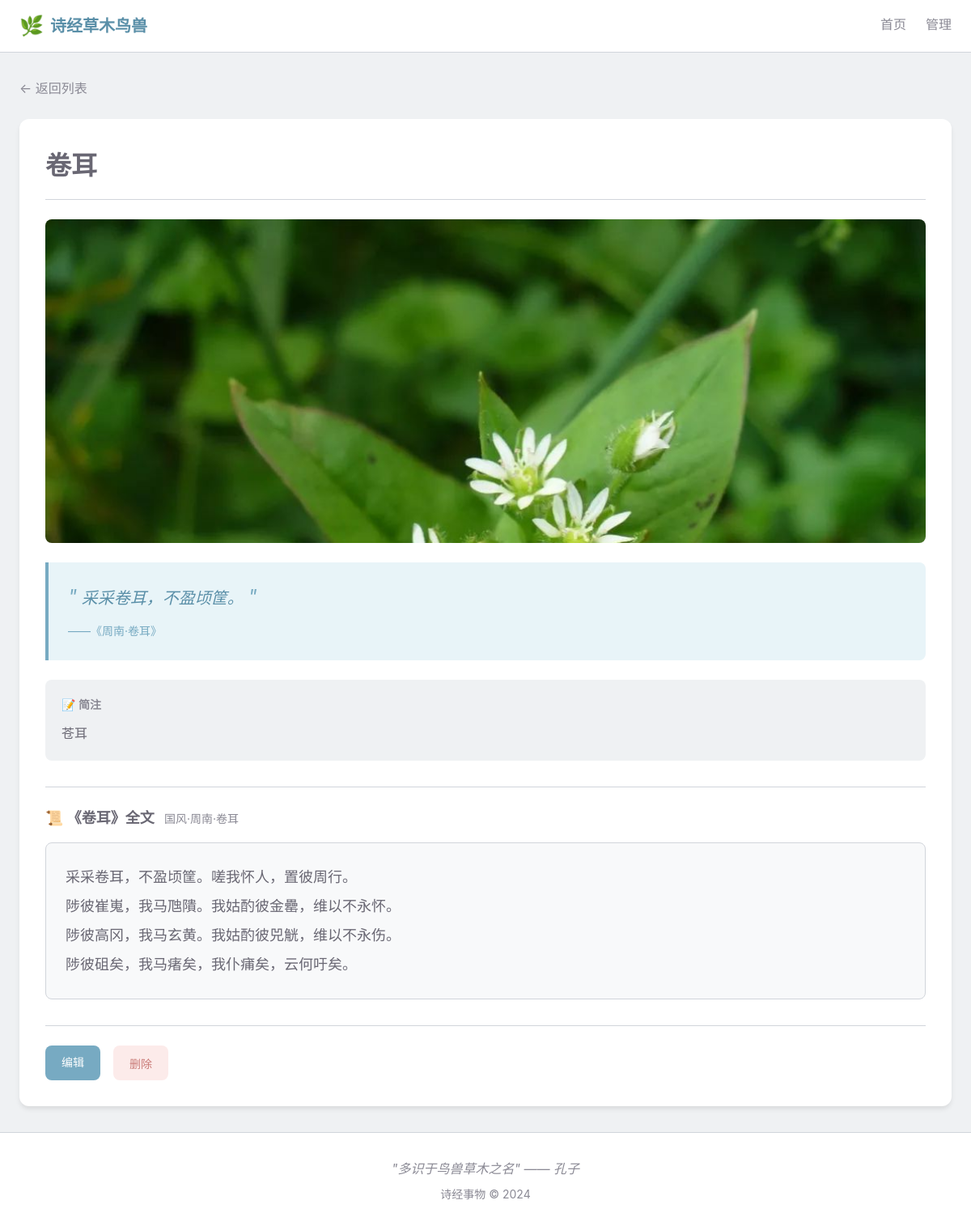
Before: /item/11 with the older database file.
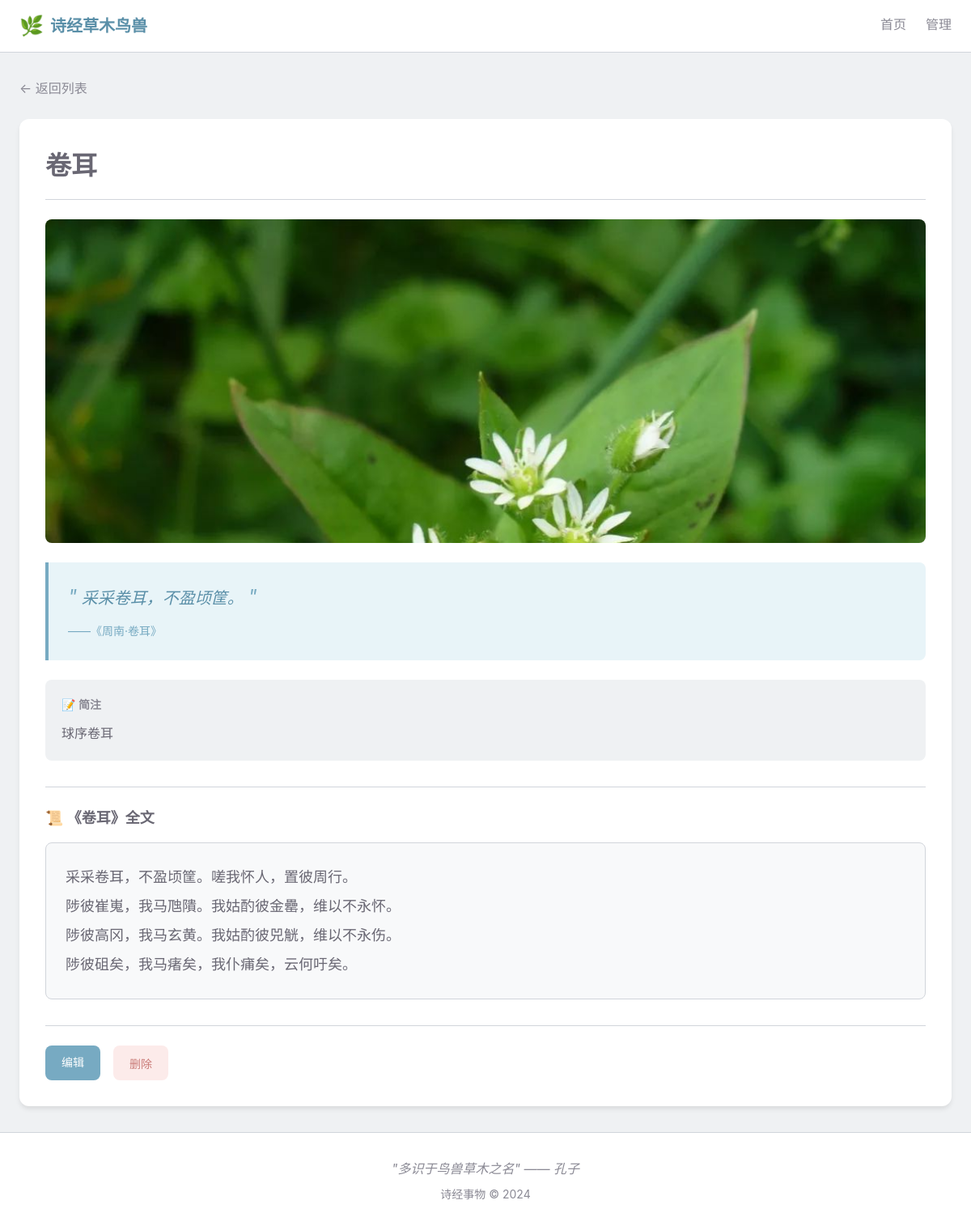
After: the same page with the newer database file.
### shijing_things/models/models.py (models this page shows, shortened)
class ShijingItem(Base):
    __tablename__ = "shijing_items"
    id = Column(Integer, primary_key=True, index=True)
    name = Column(String(100), nullable=False, index=True)
    category = Column(String(10), nullable=False, index=True)  # 草、木、鸟、兽、虫、鱼
    title = Column(String(100), nullable=False, index=True)  # 所属诗篇标题
    chapter = Column(String(50), nullable=False, index=True)  # 章节（如：国风、小雅）
    section = Column(String(50), nullable=False, index=True)  # 部分（如：周南、鹿鸣之什）
    poem_id = Column(Integer, nullable=False, index=True)  # 诗篇ID
    quote = Column(Text, nullable=False)  # 引用诗句
    description = Column(Text, nullable=True)  # 简要注释
    image_url = Column(String(255), nullable=True, default="")  # 图片路径
    modern_name = Column(String(255), nullable=True, default="")  # 今名
    taxonomy = Column(String(255), nullable=True, default="")  # 纲目属
    symbolism = Column(Text, nullable=True, default="")  # 寓意
    wiki_link = Column(String(255), nullable=True, default="")  # 百科链接

class Poem(Base):
    __tablename__ = "poems"
    id = Column(Integer, primary_key=True, index=True)
    title = Column(String(100), nullable=False, unique=True, index=True)  # 诗名
    chapter = Column(String(50), nullable=False, index=True)  # 章节（如：国风）
    section = Column(String(50), nullable=False, index=True)  # 部分（如：周南）
    content = Column(Text, nullable=False)  # 诗篇内容（JSON 数组字符串）
    full_source = Column(String(100), nullable=False)  # 完整来源（如：国风·周南·关雎）

### shijing_things/routers/pages.py (the view)
@router.get("/item/{item_id}", response_class=HTMLResponse)
def item_detail(item_id: int, request: Request, db: Session = Depends(get_db)):
    item = crud_item.get(db, item_id=item_id)
    if not item:
        raise HTTPException(status_code=404, detail="事物不存在")
    poem = crud_poem.get_by_title(db, title=item.title)
    poem_content = []
    if poem:
        try:
            poem_content = json.loads(poem.content)
        except:
            poem_content = []
    return templates.TemplateResponse("detail.html", {
        "request": request,
        "item": item,
        "poem": poem,
        "poem_content": poem_content,
    })

### shijing_things/templates/detail.html (shortened to what this page needs)
{% extends "base.html" %}
{% block content %}
<div class="container">
    <a href="/" class="back-link">← 返回列表</a>
    <article class="detail-card">
        <header class="detail-header">
            <h1 class="detail-title">
                {{ item.name }}
                <span class="category-badge category-{{ item.category }}">{{ item.category }}类</span>
            </h1>
        </header>
        <div class="detail-body">
            <div class="detail-image">
                {% if item.image_url %}
                <img src="{{ item.image_url }}" alt="{{ item.name }}">
                {% endif %}
            </div>
            <blockquote class="detail-quote">
                <span class="quote-mark">"</span>
                {{ item.quote }}
                <span class="quote-mark">"</span>
                <cite>——《{{ item.section }}·{{ item.title }}》</cite>
            </blockquote>
            <div class="detail-info">
                {% if item.description %}
                <div class="info-description">
                    <h3>📝 简注</h3>
                    <p>{{ item.description }}</p>
                </div>
                {% endif %}
            </div>
            {% if poem and poem_content %}
            <div class="poem-section">
                <h3 class="poem-title">
                    📜 《{{ poem.title }}》全文
                    <span class="poem-source">{{ poem.full_source }}</span>
                </h3>
                <div class="poem-content">
                    {% for line in poem_content %}
                    <p class="poem-line">{{ line }}</p>
                    {% endfor %}
                </div>
            </div>
            {% endif %}
        </div>
        <div class="detail-actions">
            <a href="/manage/item/{{ item.id }}" class="btn btn-primary">编辑</a>
            <button class="btn btn-danger" onclick="deleteItem({{ item.id }}, '{{ item.name }}')">删除</button>
        </div>
    </article>
</div>
{% endblock %}

### shijing_things/templates/base.html (shortened to what this page needs)
<!DOCTYPE html>
<html lang="zh-CN">
<head>
    <link rel="stylesheet" href="/static/css/style.css">
</head>
<body>
    <header class="header">
        <div class="container">
            <div class="header-content">
                <a href="/" class="logo">
                    <span class="logo-icon">🌿</span>
                    <span class="logo-text">诗经草木鸟兽</span>
                </a>
                <nav class="nav">
                    <a href="/" class="nav-link {% if request.url.path == '/' %}active{% endif %}">首页</a>
                    <a href="/manage" class="nav-link {% if request.url.path.startswith('/manage') %}active{% endif %}">管理</a>
                </nav>
            </div>
        </div>
    </header>
    <main class="main">
        {% block content %}{% endblock %}
    </main>
    <footer class="footer">
        <div class="container">
            <p class="footer-quote">"多识于鸟兽草木之名" —— 孔子</p>
            <p class="footer-copy">诗经事物 © 2024</p>
        </div>
    </footer>
</body>
</html>

Changed rows visible on the page:
changed ShijingItem "卷耳": description "苍耳" → "球序卷耳"
changed Poem "卷耳": full_source "国风·周南·卷耳" → (not shown)
